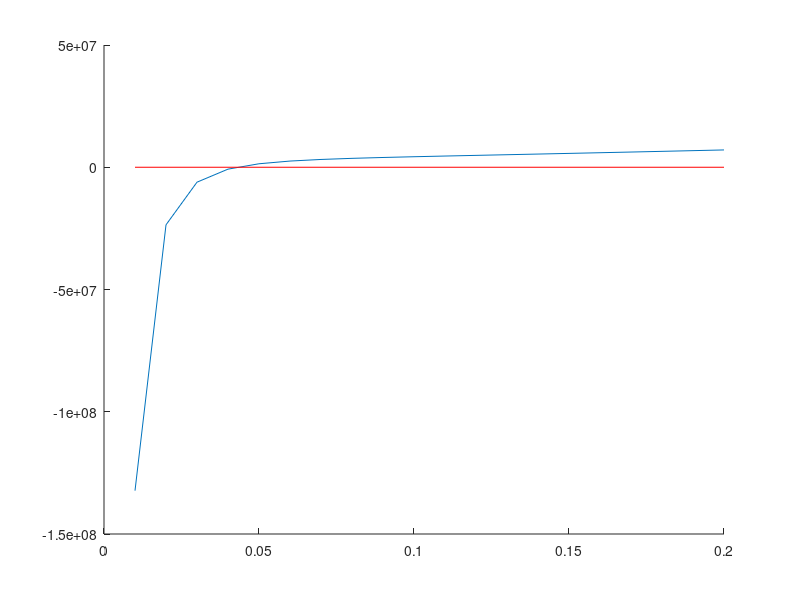

Source code (MATLAB): (Note: this script raises an error after producing the figure.)

%T = input('inserisci T: '); %in Kelvin
T = 300;
%p = input('inserisci p: ');
p = 3.5e7;
%nmol = input('inserisci N nmol: ');
nmol = 1000;
%alpha = input('inserisci alpha: ');
alpha = 0.401;
%beta = input('inserisci beta: ');
beta = 42.7e-6;
k = 1.3806503e-23;

exprf = ['(',num2str(p),'+',num2str(alpha),'.*((',num2str(nmol),...
    './x).^2)).*(x-',num2str(nmol),'*',num2str(beta),')-(',...
    num2str(k,'%15.8e'),'*',num2str(nmol),'*',num2str(T),')'];
f = inline(exprf);

x = 0.01:0.01:0.2;
y = f(x);
clf;
hold on;
plot(x,y);
plot(x, y.*0, 'r');
hold off;

%a = input('inserisci il punto iniziale dell-intervallo: ');
a = 0.02;
b = a+0.06;
%toll = input('inserisci la tolleranza: ');
toll = 1e-10;
nmax = input('inserisci il numero massime di iterazioni: ');

[ xv, fxv, n ] = bisezfun(f, a, b, toll, nmax);

if n==nmax
    disp('raggiunto il numero massimo di iterazioni permesse.');
else
    disp(['T: ', num2str(T)]);
    disp(['p: ', num2str(p)]);
    disp(['N: ', num2str(nmol)]);
    disp(['alpha: ', num2str(alpha)]);
    disp(['beta: ', num2str(beta)]);
    disp(['soluzione: ', num2str(xv(end))]);
    disp(['tolleranza: ', num2str(toll)]);
    disp(['iterazioni: ', num2str(n)]);
    disp(['intervallo: ', num2str(a), ' - ', num2str(b)]);
end

clear all;
